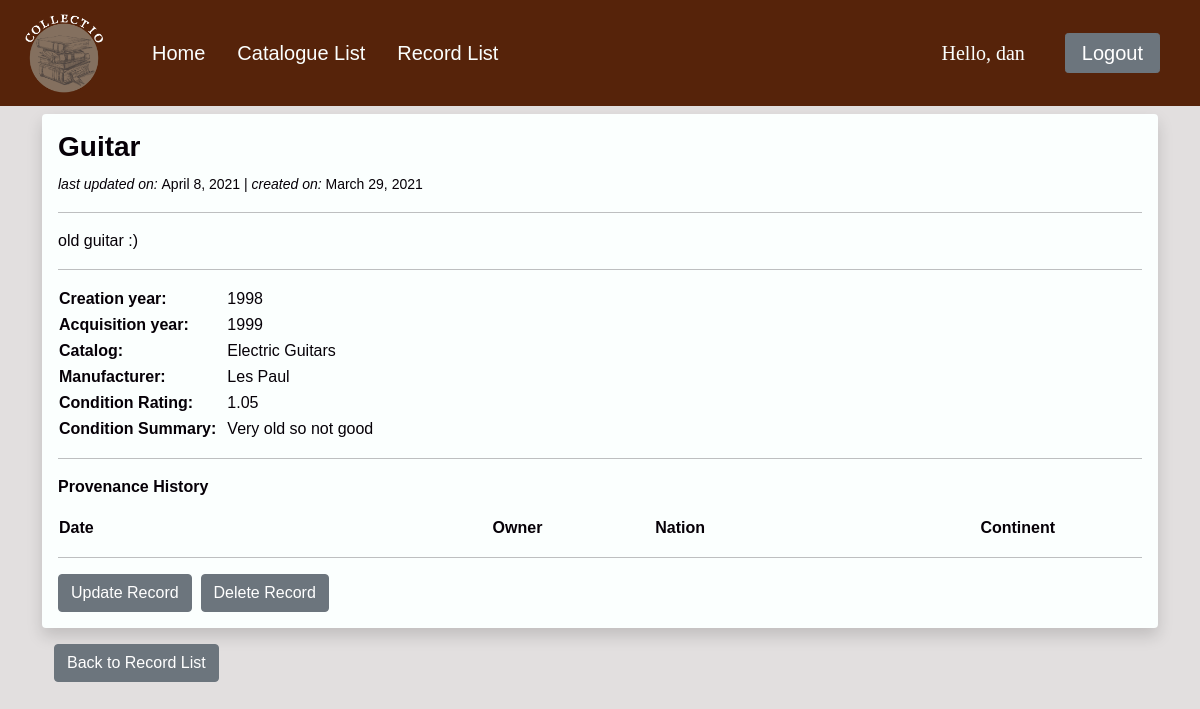
Screenshot of /record_detail/12/ (signed in) with the database file from the repository.
### catalog/models.py (models this page shows, shortened)
class CommonInfo(models.Model):
    id = models.AutoField(primary_key=True)
    created_at = models.DateField(auto_now_add=True, editable=False)
    updated_at = models.DateField(auto_now=True, editable=False)
    name = models.CharField(max_length=100, help_text='Enter name')
    description = models.TextField(blank=True, help_text='Enter description')
    class Meta:
        abstract = True
        ordering = ['name', '-updated_at'] # '-' reverses order, e.i. newest first

class Record(CommonInfo):
    my_catalog = models.ForeignKey(Catalog, on_delete=models.CASCADE) # Many records to one Catalog. Deletes all records associated with deleted catalog.
    acquisition_date = models.CharField(max_length=100, help_text='Please use the following format: <em>YYYY - YYYY<\em>', blank=True, default='Unknown')
    creation_date = models.CharField(max_length=100, help_text='Please use the following format: <em>YYYY<\em>', blank=True, default='Unknown')
    manufacturer = models.ForeignKey('Manufacturer', null=True, blank=True, on_delete=SET_NULL)
    condition_rating =  DecimalField(
        help_text='Enter condition rating from 0 to 5',
        default=0,
        decimal_places=2,
        max_digits=3,
        validators=[MinValueValidator(Decimal('0')), MaxValueValidator(Decimal('5'))]
    )
    condition_description = models.TextField(blank=True, help_text='Enter condition description')

class Catalog (CommonInfo):
    created_by = models.ForeignKey(User, on_delete=models.CASCADE)

class Manufacturer (models.Model):
    name = models.CharField(max_length=100, help_text='Enter name')

### catalog/views.py (the view)
# urls.py: path('record_detail/<str:pk>/', views.recordDetail, name='record-detail'),
@login_required(login_url='/login')
def recordDetail(request, pk):
    records = models.Record.objects.filter(id__exact=pk)
    provenances = models.Provenance.objects.all()
    context = {
        'records': records,
        'provenances': provenances,
    }
    return render(request, 'catalog/record_detail.html', context)

### catalog/templates/catalog/record_detail.html (shortened to what this page needs)
{% extends "catalog/base.html" %}
{% block content %}
    <div class="container">
    {% for record in records %}
        <div class="row align-items-center">
            <div class="shadow p-3 mb-3 bg-dark rounded">
                <h3 class="text" style="font-weight:bold;font-size:28px;"> {{ record.name }}</h3>
                <p class="text"><small> <em> last updated on: </em> {{ record.updated_at }} | <em>
                    created on: </em> {{ record.created_at }} </small></p>
                <hr>
                <p class="text"> {{ record.description }}</p>
                <hr>
                <table>
                    <tr>
                        <td style="text-align: left;"><strong>Creation year: </strong></td>
                        <td style="text-align: left;">  {{ record.creation_date }} </td>
                    </tr>
                    <tr>
                        <td style="text-align: left;"><strong>Acquisition year: </strong></td>
                        <td style="text-align: left;">  {{ record.acquisition_date }} </td>
                    </tr>
                    <tr>
                        <td style="text-align: left;"><strong>Catalog: </strong></td>
                        <td style="text-align: left;"> {{ record.my_catalog.name }}</td>
                    </tr>
                    <tr>
                        <td style="text-align: left;"><strong>Manufacturer: </strong></td>
                        <td style="text-align: left;">  {{ record.manufacturer.name }} </td>
                    </tr>
                    <tr>
                        <td style="text-align: left;"><strong>Condition Rating: </strong></td>
                        <td style="text-align: left;">  {{ record.condition_rating }} </td>
                    </tr>
                    <tr>
                        <td style="text-align: left;"><strong>Condition Summary: </strong></td>
                        <td style="text-align: left;">  {{ record.condition_description }} </td>
                    </tr>
                </table>
                <hr>
                <p><strong> Provenance History </strong></p>
                <table style="width:100%">
                    <colgroup>
                        <col span="1" style="width: 40%;">
                        <col span="1" style="width: 15%;">
                        <col span="1" style="width: 30%;">
                        <col span="1" style="width: 15%;">
                    </colgroup>
                    <tr>
                        <th> Date</th>
                        <th> Owner</th>
                        <th> Nation</th>
                        <th> Continent</th>
                    </tr>
                </table>
                <hr>
                <div>
                    <a class="btn btn-secondary" href="{% url 'record-update' ur=record.id %}">Update Record</a>&nbsp;&nbsp;<a class="btn btn-secondary" href="{% url 'record-delete' ur=record.id %}">Delete Record</a>
                </div>
            </div>
        </div>
    {% endfor %}
    <div>
        <a class="btn btn-secondary" href="/search">Back to Record List</a>
    </div>
{% endblock content %}

### catalog/templates/catalog/navbar.html (shortened to what this page needs)
{% extends "catalog/base.html" %}
{% block navbar %}
    <head>
    </head>
    <nav class="navbar navbar-expand-lg px-4" style="background-color:#56230a;">
        <a href="/about" class="navbar-brand">
            {% load static %}
            <img src="{% static '/images/logo.png' %}" width="80" alt="" class="d-inline-block align-middle mr-2">
        </a>
        <div class="collapse navbar-collapse" id="navbarNav">
            <ul class="nav navbar-nav me-auto px-3">
                <li class="nav-item">
                    <a class="nav-link active px-3" style="font-size: 20px" aria-current="page" href="/home">Home</a>
                </li>
                {% if request.user.is_authenticated %}
                    <li class="nav-item">
                        <a class="nav-link active px-3" style="font-size: 20px" href="/catalog">Catalogue List</a>
                    </li>
                    <li class="nav-item">
                        <a class="nav-link active px-3" style="font-size: 20px" href="/search">Record List</a>
                    </li>
                {% endif %}
            </ul>
            {% if request.user.is_authenticated %}
                <ul class="nav navbar-nav navbar-right px-3">
                    <span class="ref px-2 py-2" id="hello_msg">Hello, {{ request.user }}  </span>
                </ul>
                <ul class="nav navbar-nav navbar-right px-3">
                    <a class="btn btn-secondary btn-sm px-3" style="font-size:20px;" href="/logout" role="button">Logout</a>
                </ul>
            {% endif %}
        </div>
    </nav>
{% endblock navbar %}

### catalog/templates/catalog/base.html (style rules this page uses)
body, html { margin: 0; padding: 0; height: 100%; background: #e2dfdf !important; font-family: 'Helvetica', sans-serif; color: #FBFFFE; }

### catalog/templates/catalog/navbar.html (style rules this page uses)
.nav-link { font-size: 18px; color: #FBFFFE !important; padding-right: 2px; }
.ref { color: #FBFFFE; font-size: 20px; font-family: "Comic Sans MS"; }

### catalog/templates/catalog/record_detail.html (style rules this page uses)
.shadow { background-color: #FBFFFE !important; color: #060007; margin: 0.5rem 0 1rem; }
td { padding-right: 10px; }
.text { color: #060007 !important; font-weight: 400; }

### rows the page displays
Record: name "Guitar", updated_at "April 8, 2021", created_at "March 29, 2021", description "old guitar :)", creation_date "1998", acquisition_date "1999", my_catalog.name "Electric Guitars", manufacturer.name "Les Paul", condition_rating "1.05", condition_description "Very old so not good"

### other values shown
{{ request.user }} "dan"
